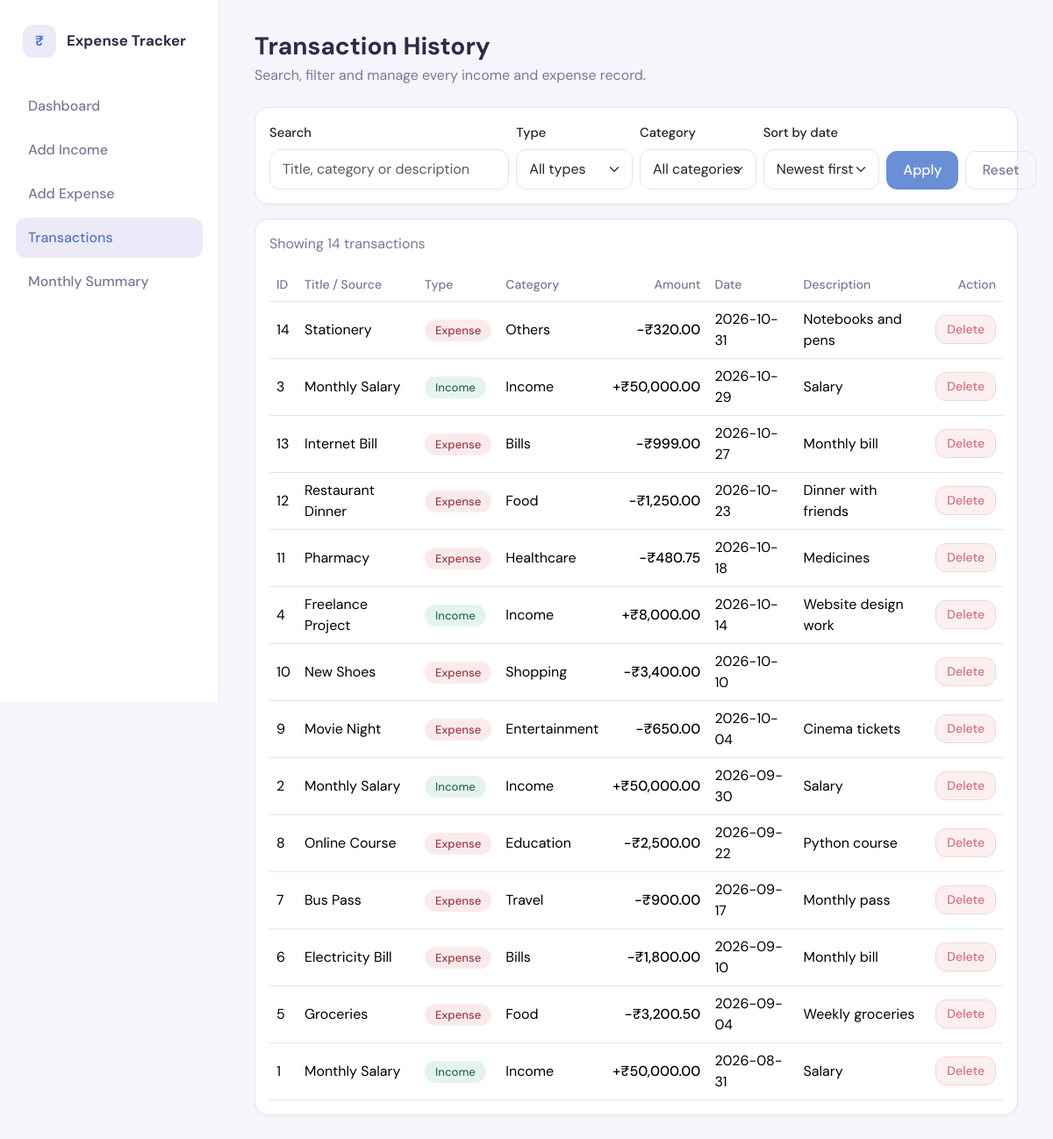
Page /transactions on the committed database.
### tables this page shows
CREATE TABLE transactions (
    id               INTEGER PRIMARY KEY AUTOINCREMENT,
    transaction_type TEXT    NOT NULL CHECK (transaction_type IN ('Income', 'Expense')),
    title            TEXT    NOT NULL,
    amount           REAL    NOT NULL CHECK (amount > 0),
    category         TEXT    NOT NULL,
    date             TEXT    NOT NULL,
    description      TEXT    NOT NULL DEFAULT '',
    created_at       TEXT    NOT NULL DEFAULT CURRENT_TIMESTAMP
);

### app.py (the view)
    @app.route("/transactions")
    def transactions():
        search_text = request.args.get("search", "").strip()
        type_filter = request.args.get("type", "all")
        category_filter = request.args.get("category", "all")
        sort = request.args.get("sort", "date_desc")
        results = ts.search_transactions(search_text, type_filter, category_filter, sort)
        return render_template(
            "transactions.html",
            transactions=results,
            filter_categories=EXPENSE_CATEGORIES + [INCOME_CATEGORY],
            search_text=search_text,
            type_filter=type_filter,
            category_filter=category_filter,
            sort=sort,
            filters_active=bool(search_text) or type_filter != "all" or category_filter != "all",
        )

### app.py (called while the page is built)
def register_template_helpers(app):
    @app.template_filter("money")
    def money(value):
        return f"{value:,.2f}"
    @app.context_processor
    def inject_globals():
        return {
            "currency": app.config["CURRENCY_SYMBOL"],
            "expense_categories": EXPENSE_CATEGORIES,
            "today_iso": date.today().isoformat(),
        }

### models.py (called while the page is built)
def get_db():
    if "db" not in g:
        db_path = current_app.config["DATABASE_PATH"]
        os.makedirs(os.path.dirname(db_path), exist_ok=True)
        g.db = sqlite3.connect(db_path)
        g.db.row_factory = sqlite3.Row   # lets us read columns by name
    return g.db

def row_to_dict(row):
    return {
        "id": row["id"],
        "type": row["transaction_type"],
        "title": row["title"],
        "amount": row["amount"],
        "category": row["category"],
        "date": date.fromisoformat(row["date"]),
        "description": row["description"],
        "created_at": row["created_at"],
    }

### services/transaction_service.py (called while the page is built, shortened)
def search_transactions(search_text="", transaction_type="all", category="all", sort="date_desc"):
    conditions = []
    params = []
    search_text = (search_text or "").strip()
    if transaction_type in (TYPE_INCOME, TYPE_EXPENSE):
        conditions.append("transaction_type = ?")
        params.append(transaction_type)
    if category and category != "all":
        conditions.append("category = ?")
        params.append(category)
    where_clause = "WHERE " + " AND ".join(conditions) if conditions else ""
    order_clause = SORT_OPTIONS.get(sort, SORT_OPTIONS["date_desc"])
    sql = f"SELECT * FROM transactions {where_clause} ORDER BY {order_clause}"
    rows = get_db().execute(sql, params).fetchall()
    return [row_to_dict(row) for row in rows]

### templates/transactions.html (shortened to what this page needs)
{% extends "base.html" %}
{% block heading %}Transaction History{% endblock %}
{% block subtitle %}Search, filter and manage every income and expense record.{% endblock %}
{% block content %}
<div class="card app-card mb-3">
  <div class="card-body">
    <form method="get" action="{{ url_for('transactions') }}" id="filter-form" class="row g-2 align-items-end">
      <div class="col-lg-4">
        <label for="search-input" class="form-label">Search</label>
        <input type="text" class="form-control" id="search-input" name="search"
               placeholder="Title, category or description" value="{{ search_text }}">
      </div>
      <div class="col-sm-6 col-lg-2">
        <label for="filter-type" class="form-label">Type</label>
        <select class="form-select" id="filter-type" name="type">
          <option value="all" {% if type_filter == 'all' %}selected{% endif %}>All types</option>
        </select>
      </div>
      <div class="col-sm-6 col-lg-2">
        <label for="filter-category" class="form-label">Category</label>
        <select class="form-select" id="filter-category" name="category">
          <option value="all" {% if category_filter == 'all' %}selected{% endif %}>All categories</option>
        </select>
      </div>
      <div class="col-sm-6 col-lg-2">
        <label for="sort-date" class="form-label">Sort by date</label>
        <select class="form-select" id="sort-date" name="sort">
          <option value="date_desc" {% if sort == 'date_desc' %}selected{% endif %}>Newest first</option>
        </select>
      </div>
      <div class="col-sm-6 col-lg-2 d-flex gap-2">
        <button type="submit" class="btn btn-primary-soft flex-fill" id="apply-filters-btn">Apply</button>
        <a href="{{ url_for('transactions') }}" class="btn btn-ghost" id="reset-filters-btn">Reset</a>
      </div>
    </form>
  </div>
</div>
<div class="card app-card">
  <div class="card-body">
    <p class="muted-text" id="result-count">
      Showing {{ transactions|length }} transaction{{ '' if transactions|length == 1 else 's' }}
    </p>
    {% if transactions %}
      <div class="table-responsive">
        <table class="table app-table" id="transactions-table">
          <thead>
            <tr>
              <th>ID</th><th>Title / Source</th><th>Type</th><th>Category</th>
              <th class="text-end">Amount</th><th>Date</th><th>Description</th><th class="text-end">Action</th>
            </tr>
          </thead>
          <tbody>
            {% for t in transactions %}
            <tr id="transaction-row-{{ t.id }}">
              <td class="cell-id">{{ t.id }}</td>
              <td class="cell-title">{{ t.title }}</td>
              <td class="cell-type">
                <span class="badge-soft {% if t.type == 'Income' %}badge-income{% else %}badge-expense{% endif %}">{{ t.type }}</span>
              </td>
              <td class="cell-category">{{ t.category }}</td>
              <td class="cell-amount text-end {% if t.type == 'Income' %}amount-income{% else %}amount-expense{% endif %}">
                {% if t.type == 'Income' %}+{% else %}-{% endif %}{{ currency }}{{ t.amount|money }}
              </td>
              <td class="cell-date">{{ t.date.isoformat() }}</td>
              <td class="cell-description">{{ t.description }}</td>
              <td class="text-end">
                <form method="post" action="{{ url_for('delete_transaction', transaction_id=t.id) }}"
                      class="d-inline js-delete-form" data-title="{{ t.title }}">
                  <button type="submit" class="btn btn-sm btn-delete" id="delete-btn-{{ t.id }}">Delete</button>
                </form>
              </td>
            </tr>
            {% endfor %}
          </tbody>
        </table>
      </div>
    {% elif filters_active %}
      <p class="empty-note" id="no-transactions-message">No transactions match your search or filters. Try changing them or press Reset.</p>
    {% else %}
      <p class="empty-note" id="no-transactions-message">No transactions yet. Add your first income or expense to get started.</p>
    {% endif %}
  </div>
</div>
{% endblock %}

### templates/base.html (shortened to what this page needs)
<!DOCTYPE html>
<html lang="en">
<head>
  <link href="https://cdn.jsdelivr.net/npm/bootstrap@5.3.3/dist/css/bootstrap.min.css" rel="stylesheet">
  <link href="{{ url_for('static', filename='css/style.css') }}" rel="stylesheet">
</head>
<body>
<div class="app-shell">
  <aside class="sidebar" id="sidebar">
    <a class="brand" href="{{ url_for('dashboard') }}" id="brand-link">
      <span class="brand-mark">{{ currency }}</span>
      <span class="brand-name">Expense Tracker</span>
    </a>
    <nav class="sidebar-nav" aria-label="Main navigation">
      <a id="nav-dashboard" href="{{ url_for('dashboard') }}"
         class="nav-item {% if request.endpoint == 'dashboard' %}active{% endif %}">Dashboard</a>
      <a id="nav-add-income" href="{{ url_for('add_income') }}"
         class="nav-item {% if request.endpoint == 'add_income' %}active{% endif %}">Add Income</a>
      <a id="nav-add-expense" href="{{ url_for('add_expense') }}"
         class="nav-item {% if request.endpoint == 'add_expense' %}active{% endif %}">Add Expense</a>
      <a id="nav-transactions" href="{{ url_for('transactions') }}"
         class="nav-item {% if request.endpoint == 'transactions' %}active{% endif %}">Transactions</a>
      <a id="nav-monthly-summary" href="{{ url_for('monthly_summary') }}"
         class="nav-item {% if request.endpoint == 'monthly_summary' %}active{% endif %}">Monthly Summary</a>
    </nav>
  </aside>
  <main class="main-content">
    <header class="page-header">
      <h1 id="page-heading">{% block heading %}{% endblock %}</h1>
      <p class="page-subtitle">{% block subtitle %}{% endblock %}</p>
    </header>
    {% block content %}{% endblock %}
  </main>
</div>
</body>
</html>

### static/css/style.css (style rules this page uses)
:root { --bg: #f6f5fb; --surface: #ffffff; --lavender: #ece9f8; --lavender-strong: #dcd6f3; --blue: #6b8fd6; --blue-dark: #5478bf; --green: #5aae8c; --coral: #d4707c; --ink: #2a2d45; --muted: #777a94; --border: #e6e3f2; --radius: 16px; }
body { font-family: "DM Sans", "Segoe UI", system-ui, -apple-system, sans-serif; background: var(--bg); color: var(--ink); }
.app-shell { display: flex; min-height: 100vh; }
.sidebar { width: 250px; flex-shrink: 0; background: var(--surface); border-right: 1px solid var(--border); padding: 28px 18px; position: sticky; top: 0; height: 100vh; }
.brand { display: flex; align-items: center; gap: 12px; text-decoration: none; color: var(--ink); margin-bottom: 32px; padding: 0 8px; }
.brand-mark { width: 38px; height: 38px; border-radius: 12px; background: var(--lavender); color: var(--blue-dark); display: flex; align-items: center; justify-content: center; font-weight: 700; }
.brand-name { font-weight: 700; font-size: 1.05rem; }
.sidebar-nav { display: flex; flex-direction: column; gap: 4px; }
.nav-item { padding: 11px 14px; border-radius: 12px; color: var(--muted); text-decoration: none; font-weight: 500; }
.nav-item.active { background: var(--lavender); color: var(--blue-dark); }
.main-content { flex: 1; min-width: 0; padding: 36px 40px 60px; max-width: 1280px; }
.page-header { margin-bottom: 24px; }
.page-header h1 { font-size: 1.75rem; font-weight: 700; margin: 0 0 4px; }
.page-subtitle { color: var(--muted); margin: 0; }
.app-card { background: var(--surface); border: 1px solid var(--border); border-radius: var(--radius); box-shadow: 0 1px 2px rgba(60, 50, 120, 0.04); }
.text-negative, .amount-expense { color: var(--coral); }
.amount-income { color: var(--green); }
.amount-income, .amount-expense { font-weight: 500; white-space: nowrap; }
.muted-text { color: var(--muted); }
.btn { border-radius: 12px; padding: 9px 18px; font-weight: 500; }
.btn-primary-soft { background: var(--blue); border: 1px solid var(--blue); color: #fff; }
.btn-ghost { background: transparent; border: 1px solid var(--border); color: var(--muted); }
.btn-delete { background: #fbeff0; color: var(--coral); border: 1px solid #f3d5d8; padding: 5px 12px; }
.form-label { font-weight: 500; font-size: 0.92rem; }
.form-control, .form-select { border-radius: 12px; border-color: var(--border); padding: 10px 14px; }
.app-table { margin: 0; --bs-table-bg: transparent; }
.app-table th { color: var(--muted); font-weight: 500; font-size: 0.88rem; border-bottom: 1px solid var(--border); white-space: nowrap; }
.app-table td { vertical-align: middle; border-color: var(--border); }
.cell-description { max-width: 240px; color: var(--muted); }
.badge-soft { padding: 4px 12px; border-radius: 999px; font-size: 0.82rem; font-weight: 500; }
.badge-income { background: #e4f4ec; color: #2f6b52; }
.badge-expense { background: #fbeaec; color: #9a3d49; }

### rows in the picture
transactions: id "14", title "Stationery", type "Expense", category "Others", currency "₹", amount "320.00", date "2026-10-31", description "Notebooks and pens"
transactions: id "3", title "Monthly Salary", type "Income", category "Income", currency "₹", amount "50,000.00", date "2026-10-29", description "Salary"
transactions: id "13", title "Internet Bill", type "Expense", category "Bills", currency "₹", amount "999.00", date "2026-10-27", description "Monthly bill"
transactions: id "12", title "Restaurant Dinner", type "Expense", category "Food", currency "₹", amount "1,250.00", date "2026-10-23", description "Dinner with friends"
transactions: id "11", title "Pharmacy", type "Expense", category "Healthcare", currency "₹", amount "480.75", date "2026-10-18", description "Medicines"
transactions: id "4", title "Freelance Project", type "Income", category "Income", currency "₹", amount "8,000.00", date "2026-10-14", description "Website design work"
transactions: id "10", title "New Shoes", type "Expense", category "Shopping", currency "₹", amount "3,400.00", date "2026-10-10"
transactions: id "9", title "Movie Night", type "Expense", category "Entertainment", currency "₹", amount "650.00", date "2026-10-04", description "Cinema tickets"
transactions: id "2", title "Monthly Salary", type "Income", category "Income", currency "₹", amount "50,000.00", date "2026-09-30", description "Salary"
transactions: id "8", title "Online Course", type "Expense", category "Education", currency "₹", amount "2,500.00", date "2026-09-22", description "Python course"
transactions: id "7", title "Bus Pass", type "Expense", category "Travel", currency "₹", amount "900.00", date "2026-09-17", description "Monthly pass"
transactions: id "6", title "Electricity Bill", type "Expense", category "Bills", currency "₹", amount "1,800.00", date "2026-09-10", description "Monthly bill"
transactions: id "5", title "Groceries", type "Expense", category "Food", currency "₹", amount "3,200.50", date "2026-09-04", description "Weekly groceries"
transactions: id "1", title "Monthly Salary", type "Income", category "Income", currency "₹", amount "50,000.00", date "2026-08-31", description "Salary"

### other values in the picture
{{ currency }} "₹"
{{ transactions|length }} "14"
{{ '' if transactions|length == 1 else 's' }} "s"
